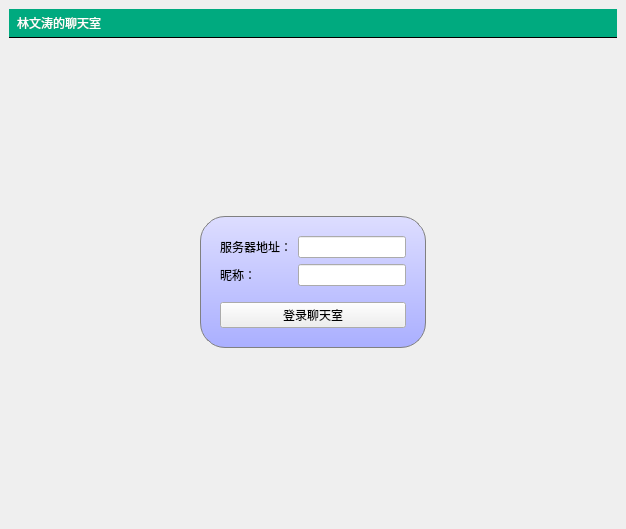
<?xml version="1.0" encoding="UTF-8"?>
<ui version="4.0">
 <class>MainWindow</class>
 <widget class="QMainWindow" name="MainWindow">
  <property name="geometry">
   <rect>
    <x>0</x>
    <y>0</y>
    <width>626</width>
    <height>529</height>
   </rect>
  </property>
  <property name="windowTitle">
   <string>MainWindow</string>
  </property>
  <widget class="QWidget" name="centralwidget">
   <layout class="QVBoxLayout" name="verticalLayout">
    <item>
     <widget class="QLabel" name="titleLabel">
      <property name="styleSheet">
       <string notr="true">#titleLabel{
    background:white;
    border:none;
    border-bottom:1px solid black;
    padding:5px;
    font:24pt &quot;黑体&quot;;
    color:rgb(255,255,255);
    background-color:rgba(0,170,127,255);
}

#mainFrame{
    border:none;
    background:white;
}

#loginFrame{
    background:qlineargradient(x1:0,y1:0,x2:0,y2:1,stop:0 #ddf,stop:1#aaafff);
    border:1px solid gray;
    padding:10px;
    border-radius:25px;
}
</string>
      </property>
      <property name="text">
       <string>林文涛的聊天室</string>
      </property>
     </widget>
    </item>
    <item>
     <widget class="QStackedWidget" name="stackedWidget">
      <property name="styleSheet">
       <string notr="true">#titleLabel{
    background:white;
    border:none;
    border-bottom:1px solid black;
    padding:5px;
    font:24pt &quot;黑体&quot;;
    color:rgb(255,255,255);
    background-color:rgba(0,170,127,255);
}

#mainFrame{
    border:none;
    background:white;
}

#loginFrame{
    background:qlineargradient(x1:0,y1:0,x2:0,y2:1,stop:0 #ddf,stop:1#aaafff);
    border:1px solid gray;
    padding:10px;
    border-radius:25px;
}
</string>
      </property>
      <property name="currentIndex">
       <number>1</number>
      </property>
      <widget class="QWidget" name="chatPage">
       <layout class="QVBoxLayout" name="verticalLayout_3">
        <item>
         <layout class="QHBoxLayout" name="horizontalLayout">
          <item>
           <widget class="QTextEdit" name="roomTextEdit"/>
          </item>
          <item>
           <widget class="QListWidget" name="userListWidget">
            <property name="maximumSize">
             <size>
              <width>120</width>
              <height>16777215</height>
             </size>
            </property>
           </widget>
          </item>
         </layout>
        </item>
        <item>
         <layout class="QHBoxLayout" name="horizontalLayout_2">
          <item>
           <widget class="QLineEdit" name="sayLineEdit">
            <property name="minimumSize">
             <size>
              <width>0</width>
              <height>0</height>
             </size>
            </property>
           </widget>
          </item>
          <item>
           <widget class="QPushButton" name="sayButton">
            <property name="maximumSize">
             <size>
              <width>70</width>
              <height>16777215</height>
             </size>
            </property>
            <property name="text">
             <string>发送</string>
            </property>
           </widget>
          </item>
          <item>
           <widget class="QPushButton" name="logoutButton">
            <property name="maximumSize">
             <size>
              <width>70</width>
              <height>16777215</height>
             </size>
            </property>
            <property name="text">
             <string>退出</string>
            </property>
           </widget>
          </item>
         </layout>
        </item>
       </layout>
      </widget>
      <widget class="QWidget" name="loginPage">
       <layout class="QGridLayout" name="gridLayout_2">
        <item row="0" column="1">
         <spacer name="verticalSpacer_3">
          <property name="orientation">
           <enum>Qt::Orientation::Vertical</enum>
          </property>
          <property name="sizeHint" stdset="0">
           <size>
            <width>20</width>
            <height>125</height>
           </size>
          </property>
         </spacer>
        </item>
        <item row="1" column="0">
         <spacer name="horizontalSpacer">
          <property name="orientation">
           <enum>Qt::Orientation::Horizontal</enum>
          </property>
          <property name="sizeHint" stdset="0">
           <size>
            <width>129</width>
            <height>20</height>
           </size>
          </property>
         </spacer>
        </item>
        <item row="1" column="1">
         <widget class="QFrame" name="loginFrame">
          <property name="frameShape">
           <enum>QFrame::Shape::StyledPanel</enum>
          </property>
          <property name="frameShadow">
           <enum>QFrame::Shadow::Raised</enum>
          </property>
          <layout class="QVBoxLayout" name="verticalLayout_2">
           <item>
            <layout class="QGridLayout" name="gridLayout">
             <item row="0" column="0">
              <widget class="QLabel" name="label_2">
               <property name="text">
                <string>服务器地址：</string>
               </property>
              </widget>
             </item>
             <item row="1" column="1">
              <widget class="QLineEdit" name="usernameEdit"/>
             </item>
             <item row="1" column="0">
              <widget class="QLabel" name="label">
               <property name="text">
                <string>昵称：</string>
               </property>
              </widget>
             </item>
             <item row="0" column="1">
              <widget class="QLineEdit" name="serverEdit"/>
             </item>
            </layout>
           </item>
           <item>
            <spacer name="verticalSpacer">
             <property name="orientation">
              <enum>Qt::Orientation::Vertical</enum>
             </property>
             <property name="sizeType">
              <enum>QSizePolicy::Policy::Fixed</enum>
             </property>
             <property name="sizeHint" stdset="0">
              <size>
               <width>20</width>
               <height>10</height>
              </size>
             </property>
            </spacer>
           </item>
           <item>
            <widget class="QPushButton" name="loginButton">
             <property name="text">
              <string>登录聊天室</string>
             </property>
            </widget>
           </item>
          </layout>
         </widget>
        </item>
        <item row="1" column="2">
         <spacer name="horizontalSpacer_2">
          <property name="orientation">
           <enum>Qt::Orientation::Horizontal</enum>
          </property>
          <property name="sizeHint" stdset="0">
           <size>
            <width>129</width>
            <height>20</height>
           </size>
          </property>
         </spacer>
        </item>
        <item row="2" column="1">
         <spacer name="verticalSpacer_2">
          <property name="orientation">
           <enum>Qt::Orientation::Vertical</enum>
          </property>
          <property name="sizeHint" stdset="0">
           <size>
            <width>20</width>
            <height>124</height>
           </size>
          </property>
         </spacer>
        </item>
       </layout>
      </widget>
     </widget>
    </item>
   </layout>
  </widget>
 </widget>
 <resources/>
 <connections/>
</ui>
